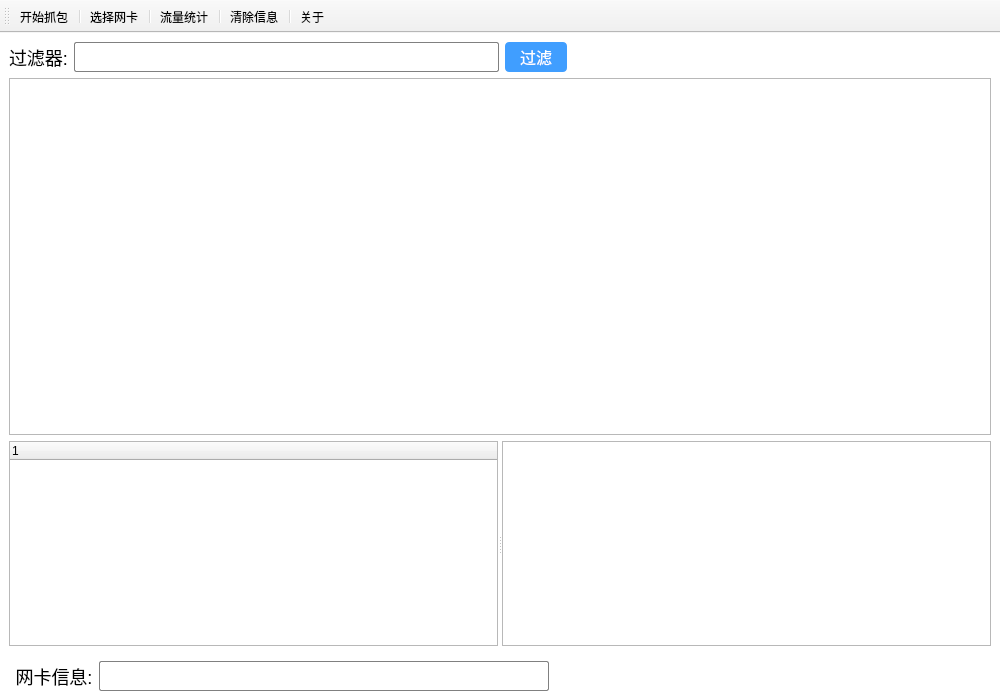
<?xml version="1.0" encoding="UTF-8"?>
<ui version="4.0">
 <class>MainWindow</class>
 <widget class="QMainWindow" name="MainWindow">
  <property name="geometry">
   <rect>
    <x>0</x>
    <y>0</y>
    <width>1000</width>
    <height>700</height>
   </rect>
  </property>
  <property name="windowTitle">
   <string>网络分析软件</string>
  </property>
  <property name="windowIcon">
   <iconset resource="../res.qrc">
    <normaloff>:/res/qrob.png</normaloff>:/res/qrob.png</iconset>
  </property>
  <widget class="QWidget" name="centralwidget">
   <property name="styleSheet">
    <string notr="true">QWidget#centralwidget{background:white;}
QLabel{ font-size:18px;}
QToolButton{border:none;    font-size:18px;}
QPushButton{
    color:#FFFFFF;
    font-size:16px;
    border-radius:4px;
    min-height:30px ;
    padding-left:15px;
    padding-right:15px;
    background:#409EFF;
}
QPushButton:pressed{
background:#3a8ee6;
}
QLineEdit{border-radius:2px;border:1px solid gray;}
QPushButton:disabled{
background:#A0CFFF;
}

    </string>
   </property>
   <layout class="QGridLayout" name="gridLayout_3">
    <item row="1" column="0">
     <widget class="DataTable" name="tableWidget"/>
    </item>
    <item row="2" column="0">
     <widget class="QWidget" name="widget_2" native="true">
      <property name="minimumSize">
       <size>
        <width>0</width>
        <height>250</height>
       </size>
      </property>
      <property name="maximumSize">
       <size>
        <width>16777215</width>
        <height>300</height>
       </size>
      </property>
      <layout class="QGridLayout" name="gridLayout_2">
       <property name="leftMargin">
        <number>0</number>
       </property>
       <property name="topMargin">
        <number>0</number>
       </property>
       <property name="rightMargin">
        <number>0</number>
       </property>
       <property name="bottomMargin">
        <number>0</number>
       </property>
       <property name="horizontalSpacing">
        <number>0</number>
       </property>
       <property name="verticalSpacing">
        <number>15</number>
       </property>
       <item row="0" column="0" colspan="4">
        <widget class="QSplitter" name="splitter">
         <property name="orientation">
          <enum>Qt::Horizontal</enum>
         </property>
         <widget class="DataTree" name="treeWidget">
          <property name="minimumSize">
           <size>
            <width>0</width>
            <height>0</height>
           </size>
          </property>
          <property name="maximumSize">
           <size>
            <width>16777215</width>
            <height>16777215</height>
           </size>
          </property>
         </widget>
         <widget class="QTextBrowser" name="textBrowser"/>
        </widget>
       </item>
       <item row="1" column="0">
        <widget class="QToolButton" name="toolButton">
         <property name="styleSheet">
          <string notr="true"/>
         </property>
         <property name="text">
          <string>网卡信息:</string>
         </property>
         <property name="icon">
          <iconset resource="../res.qrc">
           <normaloff>:/res/icon_net.svg</normaloff>:/res/icon_net.svg</iconset>
         </property>
         <property name="iconSize">
          <size>
           <width>30</width>
           <height>30</height>
          </size>
         </property>
         <property name="toolButtonStyle">
          <enum>Qt::ToolButtonTextBesideIcon</enum>
         </property>
        </widget>
       </item>
       <item row="1" column="1">
        <widget class="QLineEdit" name="le_net">
         <property name="minimumSize">
          <size>
           <width>0</width>
           <height>30</height>
          </size>
         </property>
         <property name="maximumSize">
          <size>
           <width>450</width>
           <height>16777215</height>
          </size>
         </property>
        </widget>
       </item>
       <item row="1" column="2" colspan="2">
        <spacer name="horizontalSpacer">
         <property name="orientation">
          <enum>Qt::Horizontal</enum>
         </property>
         <property name="sizeType">
          <enum>QSizePolicy::Minimum</enum>
         </property>
         <property name="sizeHint" stdset="0">
          <size>
           <width>40</width>
           <height>20</height>
          </size>
         </property>
        </spacer>
       </item>
      </layout>
     </widget>
    </item>
    <item row="0" column="0">
     <widget class="QWidget" name="widget" native="true">
      <layout class="QGridLayout" name="gridLayout">
       <property name="leftMargin">
        <number>0</number>
       </property>
       <property name="topMargin">
        <number>0</number>
       </property>
       <property name="rightMargin">
        <number>0</number>
       </property>
       <property name="bottomMargin">
        <number>0</number>
       </property>
       <item row="0" column="1">
        <widget class="QLineEdit" name="le_filter">
         <property name="minimumSize">
          <size>
           <width>0</width>
           <height>30</height>
          </size>
         </property>
         <property name="text">
          <string/>
         </property>
        </widget>
       </item>
       <item row="0" column="0">
        <widget class="QLabel" name="label">
         <property name="text">
          <string>过滤器:</string>
         </property>
        </widget>
       </item>
       <item row="0" column="2">
        <widget class="QPushButton" name="btn_filter">
         <property name="text">
          <string>过滤</string>
         </property>
        </widget>
       </item>
       <item row="0" column="3">
        <spacer name="horizontalSpacer_2">
         <property name="orientation">
          <enum>Qt::Horizontal</enum>
         </property>
         <property name="sizeHint" stdset="0">
          <size>
           <width>40</width>
           <height>20</height>
          </size>
         </property>
        </spacer>
       </item>
      </layout>
     </widget>
    </item>
   </layout>
  </widget>
  <widget class="QMenuBar" name="menubar">
   <property name="geometry">
    <rect>
     <x>0</x>
     <y>0</y>
     <width>1000</width>
     <height>22</height>
    </rect>
   </property>
  </widget>
  <widget class="QToolBar" name="toolBar">
   <property name="minimumSize">
    <size>
     <width>0</width>
     <height>0</height>
    </size>
   </property>
   <property name="windowTitle">
    <string>toolBar</string>
   </property>
   <property name="toolButtonStyle">
    <enum>Qt::ToolButtonTextUnderIcon</enum>
   </property>
   <attribute name="toolBarArea">
    <enum>TopToolBarArea</enum>
   </attribute>
   <attribute name="toolBarBreak">
    <bool>false</bool>
   </attribute>
   <addaction name="anction_start"/>
   <addaction name="separator"/>
   <addaction name="action_select"/>
   <addaction name="separator"/>
   <addaction name="action_ansy"/>
   <addaction name="separator"/>
   <addaction name="action_clear"/>
   <addaction name="separator"/>
   <addaction name="action_about"/>
  </widget>
  <action name="action_select">
   <property name="icon">
    <iconset resource="../res.qrc">
     <normaloff>:/res/icon_select.svg</normaloff>:/res/icon_select.svg</iconset>
   </property>
   <property name="text">
    <string>选择网卡</string>
   </property>
  </action>
  <action name="action_ansy">
   <property name="icon">
    <iconset resource="../res.qrc">
     <normaloff>:/res/icon_ansy.svg</normaloff>:/res/icon_ansy.svg</iconset>
   </property>
   <property name="text">
    <string>流量统计</string>
   </property>
  </action>
  <action name="anction_start">
   <property name="checkable">
    <bool>true</bool>
   </property>
   <property name="icon">
    <iconset resource="../res.qrc">
     <normaloff>:/res/icon_start.svg</normaloff>:/res/icon_start.svg</iconset>
   </property>
   <property name="text">
    <string>开始抓包</string>
   </property>
   <property name="iconVisibleInMenu">
    <bool>true</bool>
   </property>
  </action>
  <action name="action_clear">
   <property name="icon">
    <iconset resource="../res.qrc">
     <normaloff>:/res/icon_clear.svg</normaloff>:/res/icon_clear.svg</iconset>
   </property>
   <property name="text">
    <string>清除信息</string>
   </property>
  </action>
  <action name="action_about">
   <property name="icon">
    <iconset resource="../res.qrc">
     <normaloff>:/res/icon_about.svg</normaloff>:/res/icon_about.svg</iconset>
   </property>
   <property name="text">
    <string>关于</string>
   </property>
  </action>
 </widget>
 <customwidgets>
  <customwidget>
   <class>DataTable</class>
   <extends>QTableWidget</extends>
   <header>actor/datatable.h</header>
  </customwidget>
  <customwidget>
   <class>DataTree</class>
   <extends>QTreeWidget</extends>
   <header>actor/datatree.h</header>
  </customwidget>
 </customwidgets>
 <resources>
  <include location="../res.qrc"/>
 </resources>
 <connections/>
</ui>
